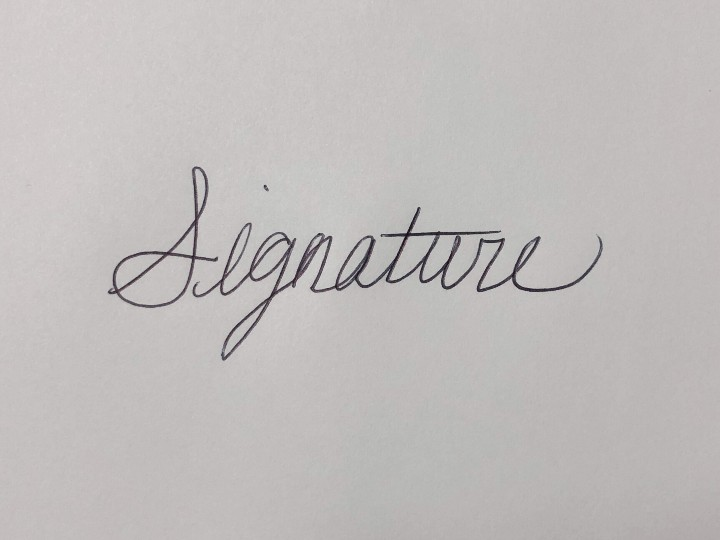
#> input picture Tests/signature_scr.jpg, 720 x 540 px
$ python main.py
#> lines starting #> are read from the running program, lines starting #| are printed output that depends on the picture; after the words box and inside, x2 and y2 are one past the last pixel; in counts of white or black regions, pixels touching at a corner belong together

'''

This is the script that does the work. It accepts the signature image input and
produces the output to be saved

'''

# Import Packages
import cv2
from tkinter import Tk
from tkinter import filedialog
from tkinter.filedialog import askopenfilename


# Initialize Tkinter and hide the root window
Tk().withdraw()

# Open a file dialog to select an image file
file_path = askopenfilename(title="Select the Image File", filetypes=[("Image files", "*.jpg;*.jpeg;*.png;*.bmp;*.tiff")])
#> the answer given: Tests/signature_scr.jpg

# Check if a file was selected
if file_path:
    # Load the image using OpenCV
    sig_image = cv2.imread(file_path)
#> sig_image is the input picture: shape (540, 720, 3); mean B, G, R 187.7, 188.6, 192.2

else:
    print("No file selected.")

# Convert to Grayscale.
sig_gray = cv2.cvtColor(sig_image, cv2.COLOR_BGR2GRAY)

# Create an Alpha Mask.
ret, alpha_mask = cv2.threshold(sig_gray, 150, 255, cv2.THRESH_BINARY_INV)
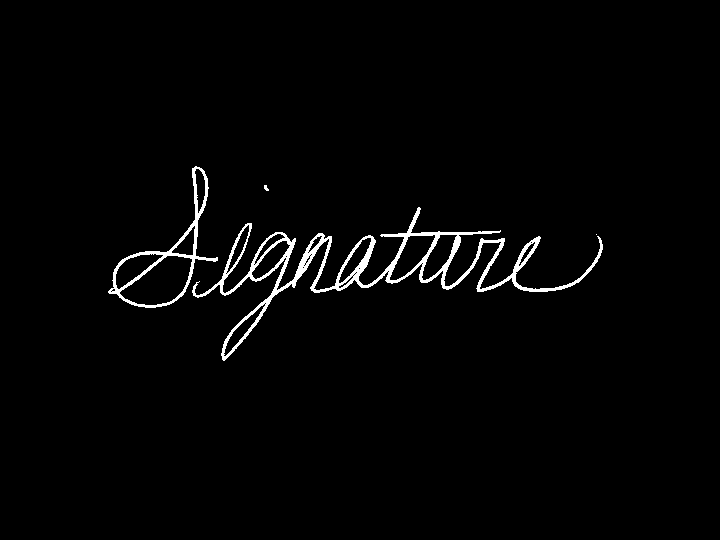
#> alpha_mask: shape (540, 720); 1.9% white; 4 white regions (1 under 20 px), largest, box (x1, y1, x2, y2) and area: (192, 207, 603, 361) 5942, (108, 166, 218, 308) 1578, (264, 185, 269, 191) 20

# Create a blue mask for blending.
blue_mask = sig_image.copy()
blue_mask[:, :] = (255, 0, 0)
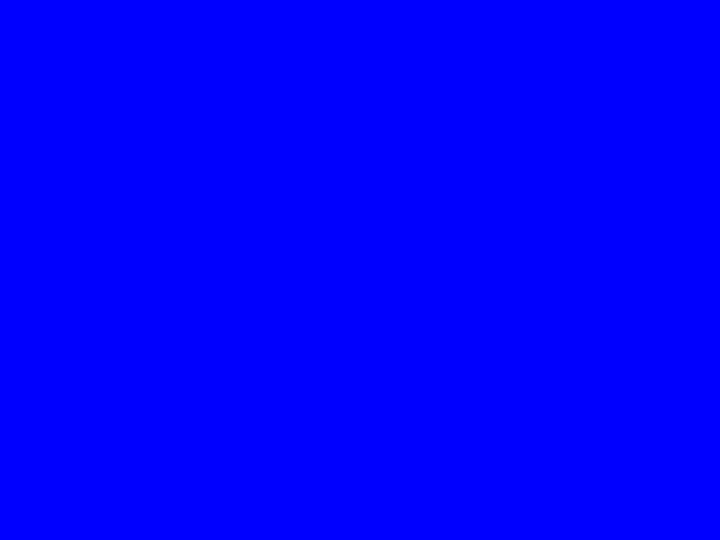
#> blue_mask: shape (540, 720, 3); mean B, G, R 255, 0, 0

# Blend the signature with the mask.
sig_color = cv2.addWeighted(sig_image, 1, blue_mask, 0.5, 0)
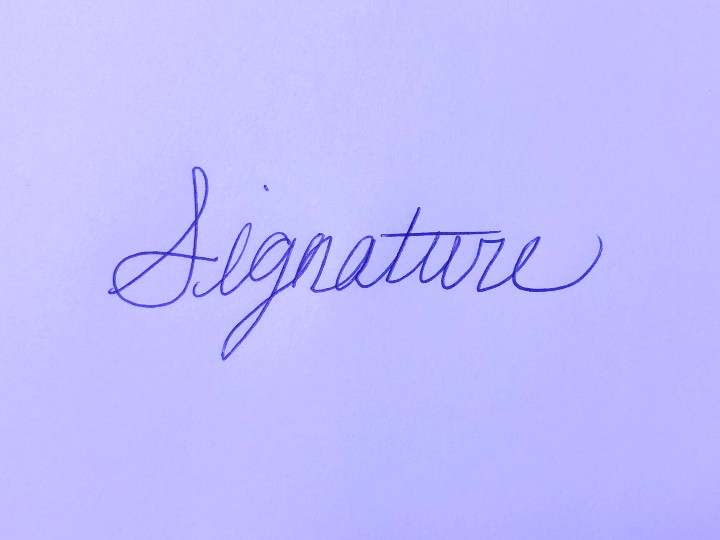
#> sig_color: shape (540, 720, 3); mean B, G, R 254.2, 188.6, 192.2

# Add the Alpha Mask as the 4th Channel to the Image.
# Split the color channels from the color image.
b, g, r = cv2.split(sig_color)
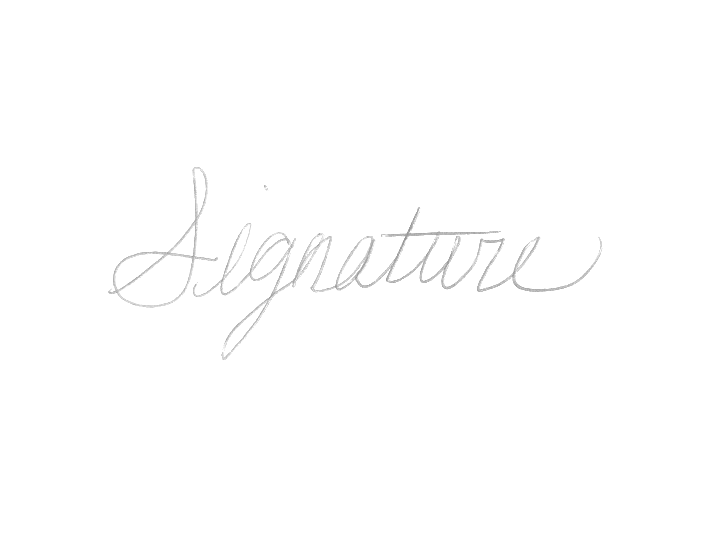
#> b: shape (540, 720); min 144, max 255, mean 254.2
new = [b, g, r, alpha_mask]

# Use the merge() function to create a single, multi-channel array.
sig_png = cv2.merge(new, 4)

# Open the file dialog for saving the sig_png
save_file_path = filedialog.asksaveasfilename(defaultextension = ".png",
filetypes = [("PNG files","*.png")] )

if save_file_path :
    cv2.imwrite(save_file_path, sig_png)
    print("Successfully saved at", save_file_path)
